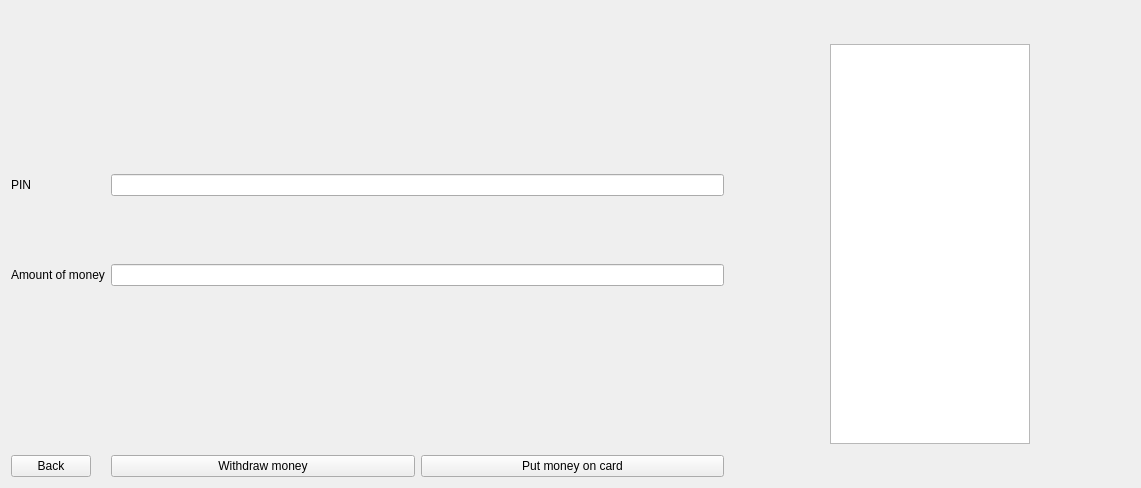
<?xml version="1.0" encoding="UTF-8"?>
<ui version="4.0">
 <class>PutWithdrawWidget</class>
 <widget class="QWidget" name="PutWithdrawWidget">
  <property name="geometry">
   <rect>
    <x>0</x>
    <y>0</y>
    <width>1141</width>
    <height>488</height>
   </rect>
  </property>
  <property name="windowTitle">
   <string>Form</string>
  </property>
  <layout class="QHBoxLayout" name="horizontalLayout">
   <item>
    <layout class="QFormLayout" name="formLayout">
     <item row="0" column="0">
      <layout class="QFormLayout" name="formLayout_2"/>
     </item>
     <item row="0" column="1">
      <spacer name="verticalSpacer_3">
       <property name="orientation">
        <enum>Qt::Vertical</enum>
       </property>
       <property name="sizeType">
        <enum>QSizePolicy::Preferred</enum>
       </property>
       <property name="sizeHint" stdset="0">
        <size>
         <width>20</width>
         <height>300</height>
        </size>
       </property>
      </spacer>
     </item>
     <item row="1" column="0">
      <widget class="QLabel" name="label_3">
       <property name="text">
        <string>PIN</string>
       </property>
      </widget>
     </item>
     <item row="1" column="1">
      <widget class="QLineEdit" name="pinInputField"/>
     </item>
     <item row="2" column="1">
      <spacer name="verticalSpacer_5">
       <property name="orientation">
        <enum>Qt::Vertical</enum>
       </property>
       <property name="sizeHint" stdset="0">
        <size>
         <width>20</width>
         <height>200</height>
        </size>
       </property>
      </spacer>
     </item>
     <item row="3" column="0">
      <widget class="QLabel" name="label">
       <property name="text">
        <string>Amount of money</string>
       </property>
      </widget>
     </item>
     <item row="3" column="1">
      <widget class="QLineEdit" name="moneyInputField"/>
     </item>
     <item row="4" column="1">
      <spacer name="verticalSpacer_4">
       <property name="orientation">
        <enum>Qt::Vertical</enum>
       </property>
       <property name="sizeHint" stdset="0">
        <size>
         <width>20</width>
         <height>300</height>
        </size>
       </property>
      </spacer>
     </item>
     <item row="6" column="0">
      <widget class="QPushButton" name="backButton">
       <property name="text">
        <string>Back</string>
       </property>
      </widget>
     </item>
     <item row="6" column="1">
      <layout class="QHBoxLayout" name="horizontalLayout_2">
       <item>
        <widget class="QPushButton" name="withdrawMoneyButton">
         <property name="text">
          <string>Withdraw money</string>
         </property>
        </widget>
       </item>
       <item>
        <widget class="QPushButton" name="putMoneyButton">
         <property name="text">
          <string>Put money on card</string>
         </property>
        </widget>
       </item>
      </layout>
     </item>
    </layout>
   </item>
   <item>
    <spacer name="horizontalSpacer_2">
     <property name="orientation">
      <enum>Qt::Horizontal</enum>
     </property>
     <property name="sizeType">
      <enum>QSizePolicy::Preferred</enum>
     </property>
     <property name="sizeHint" stdset="0">
      <size>
       <width>100</width>
       <height>20</height>
      </size>
     </property>
    </spacer>
   </item>
   <item>
    <widget class="QTextEdit" name="infoField">
     <property name="maximumSize">
      <size>
       <width>200</width>
       <height>400</height>
      </size>
     </property>
    </widget>
   </item>
   <item>
    <spacer name="horizontalSpacer">
     <property name="orientation">
      <enum>Qt::Horizontal</enum>
     </property>
     <property name="sizeType">
      <enum>QSizePolicy::Preferred</enum>
     </property>
     <property name="sizeHint" stdset="0">
      <size>
       <width>100</width>
       <height>20</height>
      </size>
     </property>
    </spacer>
   </item>
  </layout>
 </widget>
 <resources/>
 <connections/>
</ui>
